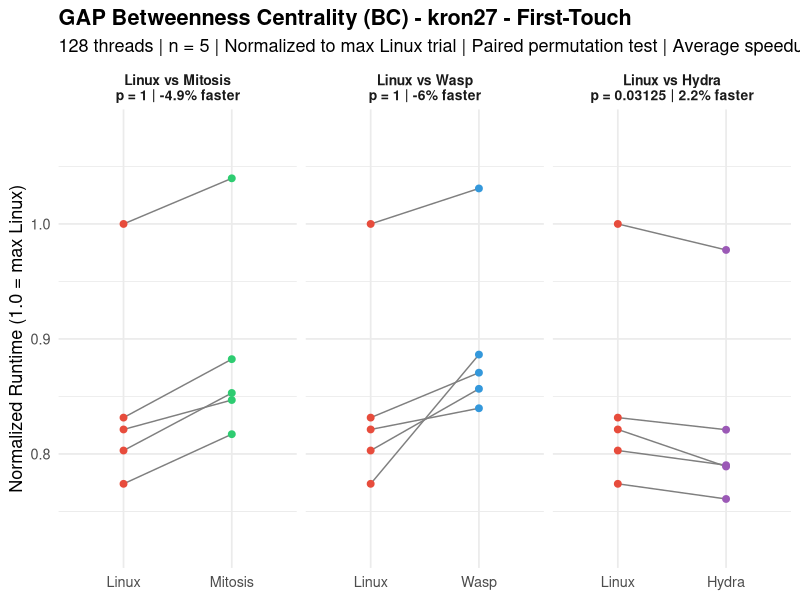
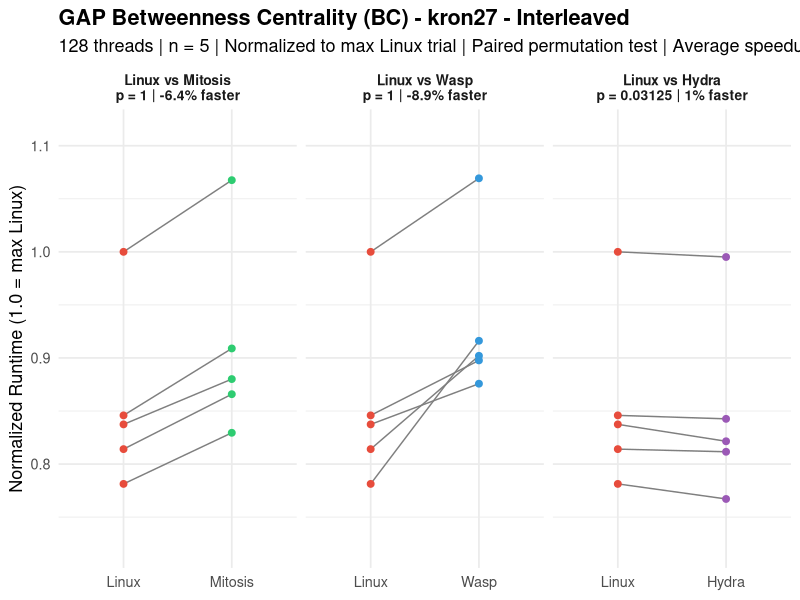
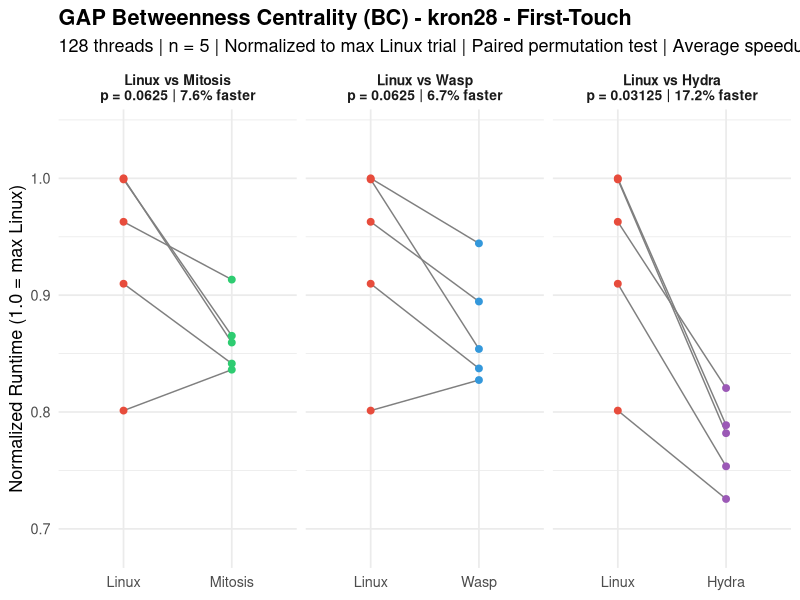
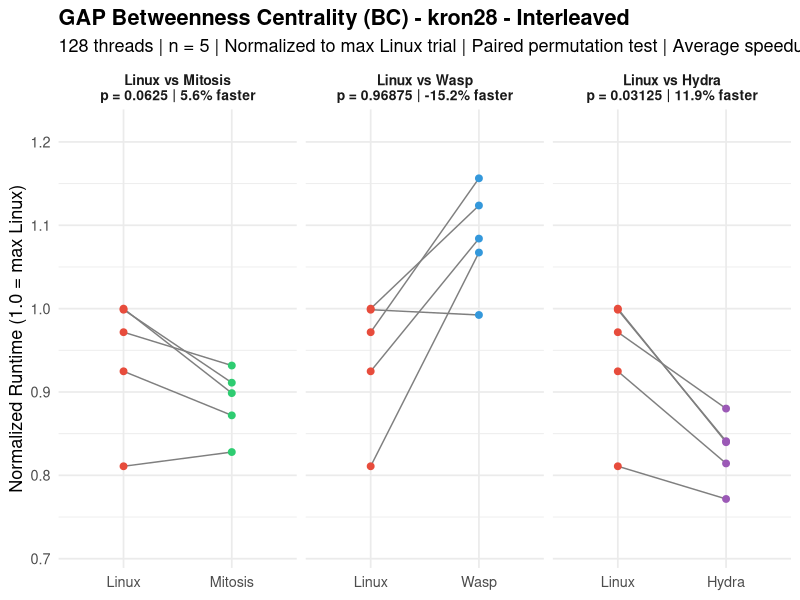
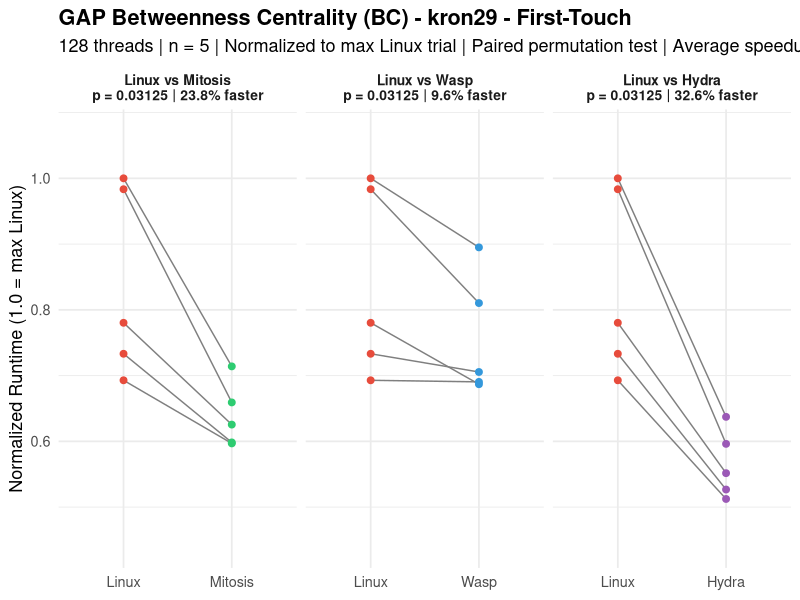
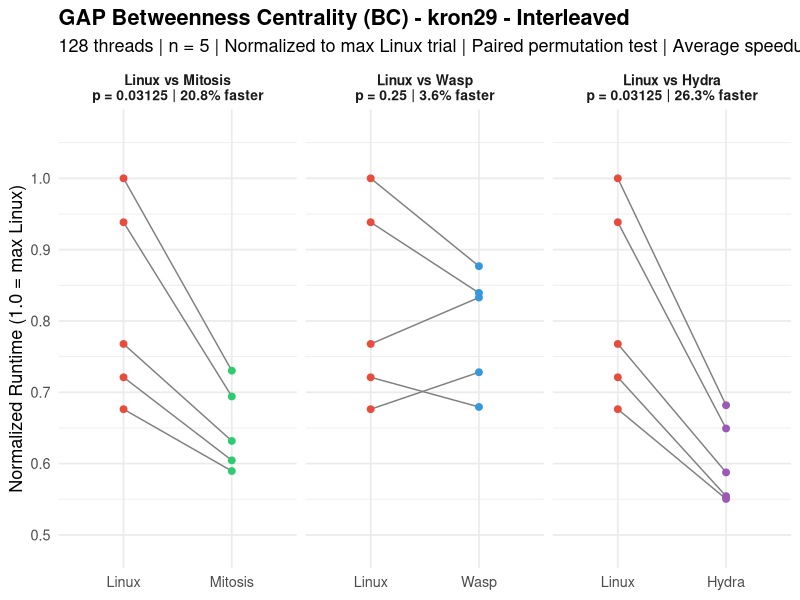
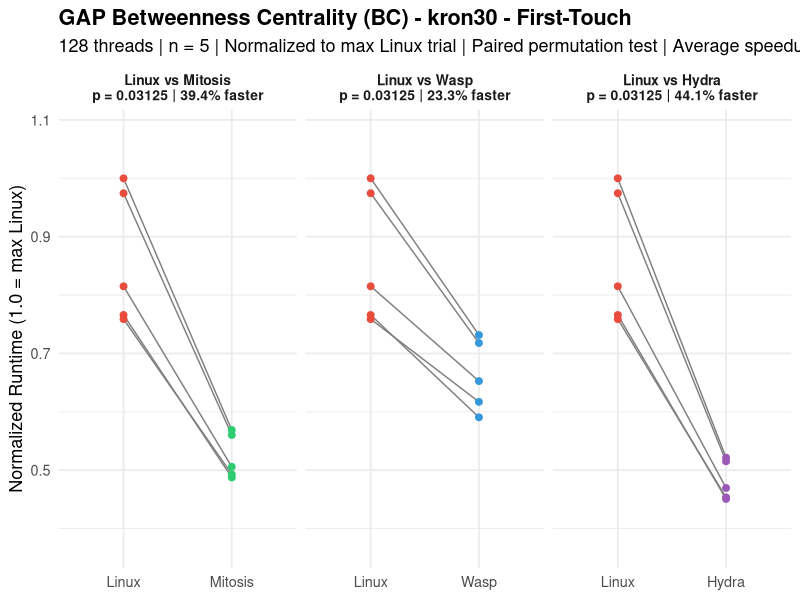
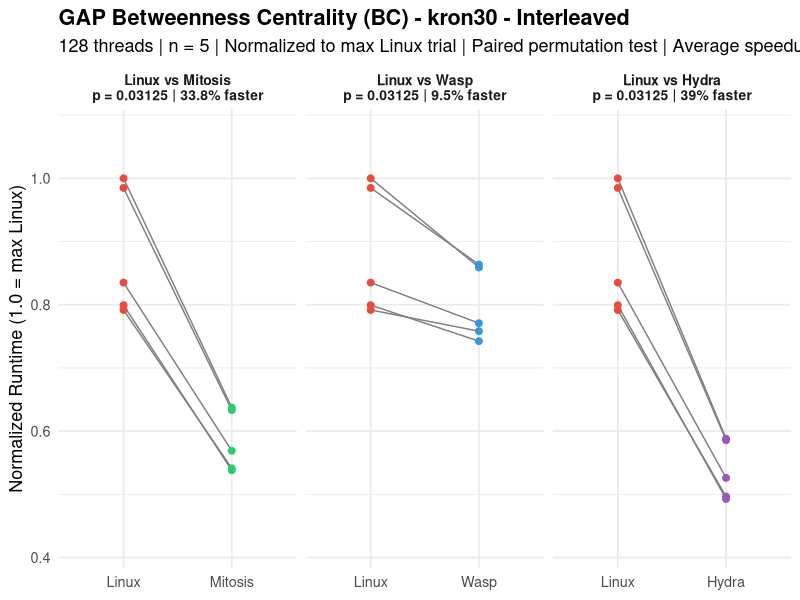

Generate these figures, in order, with R:
###############################################################################
###                              bc.R                                       ###
###############################################################################

library(ggplot2)

# =============================================================================
# RAW DATA: Trial Times (seconds) – BC (Betweenness Centrality) Benchmark
# 128 threads, n=5, repl_order_9 for Hydra
# Source: rawdata.txt
# =============================================================================

data <- list(
  # --- LINUX First-Touch (output_0.txt) ---
  linux_ft_kron27  = c(5.97398, 6.19747, 7.71791, 6.41826, 6.33879),
  linux_ft_kron28  = c(15.39043, 14.00199, 12.33121, 15.37601, 14.81761),
  linux_ft_kron29  = c(28.69552, 26.96302, 36.16430, 36.77485, 25.47991),
  linux_ft_kron30  = c(75.78223, 57.50289, 61.76406, 58.04299, 73.84547),
  linux_ft_uni27   = c(9.33695, 10.04217, 9.72351, 9.59068, 9.72131),
  linux_ft_uni28   = c(18.60065, 18.64050, 18.96078, 18.45909, 18.02135),
  linux_ft_uni29   = c(38.50926, 38.74015, 37.41126, 40.04094, 38.95602),
  linux_ft_uni30   = c(102.93214, 103.44322, 106.14459, 107.03464, 99.74429),
  linux_ft_twitter = c(2.81514, 3.14794, 3.07555, 3.12386, 2.82047),
  linux_ft_web     = c(1.25705, 1.22842, 1.23353, 1.23629, 1.22941),
  linux_ft_road    = c(1.45858, 1.23309, 1.36677, 1.33303, 1.44894),

  # --- LINUX Interleaved (output_i_0.txt) ---
  linux_il_kron27  = c(5.42857, 5.65634, 6.94807, 5.87732, 5.81836),
  linux_il_kron28  = c(13.65492, 12.64482, 11.08725, 13.67278, 13.28625),
  linux_il_kron29  = c(25.29042, 23.75009, 30.91167, 32.94052, 22.27681),
  linux_il_kron30  = c(65.54067, 51.88531, 54.72624, 52.38488, 64.54406),
  linux_il_uni27   = c(8.27282, 8.94724, 8.61123, 8.55053, 8.65330),
  linux_il_uni28   = c(15.42425, 15.39263, 15.96067, 15.57214, 15.43452),
  linux_il_uni29   = c(32.78244, 32.12601, 31.88654, 34.53057, 33.00740),
  linux_il_uni30   = c(90.73078, 91.55763, 94.21127, 94.54576, 89.99843),
  linux_il_twitter = c(2.48123, 2.69611, 2.65272, 2.73418, 2.34319),
  linux_il_web     = c(0.77987, 0.77082, 0.78550, 0.78488, 0.80396),
  linux_il_road    = c(1.44109, 1.42463, 0.90443, 1.36422, 1.43745),

  # --- MITOSIS Replicated (output_r_0.txt) ---
  mitosis_ft_kron27  = c(6.30702, 6.58363, 8.02416, 6.81061, 6.53632),
  mitosis_ft_kron28  = c(13.22758, 12.95056, 12.86997, 13.31625, 14.05633),
  mitosis_ft_kron29  = c(23.00271, 22.00657, 24.24270, 26.25786, 21.95062),
  mitosis_ft_kron30  = c(43.10726, 37.36598, 38.33031, 36.94006, 42.46407),
  mitosis_ft_uni27   = c(9.00668, 9.73980, 9.44871, 9.30484, 9.35781),
  mitosis_ft_uni28   = c(15.30903, 15.61190, 15.44956, 15.36733, 15.27531),
  mitosis_ft_uni29   = c(26.01827, 25.23133, 24.82572, 26.57673, 25.70218),
  mitosis_ft_uni30   = c(56.77064, 56.37995, 57.23975, 57.12768, 56.09052),
  mitosis_ft_twitter = c(3.05696, 3.32363, 3.32872, 3.42082, 3.12476),
  mitosis_ft_web     = c(1.51795, 1.49641, 1.48601, 1.49388, 1.49952),
  mitosis_ft_road    = c(1.83417, 1.61751, 1.62602, 1.65726, 1.78024),

  # --- MITOSIS Replicated+Interleaved (output_ri_0.txt) ---
  mitosis_il_kron27  = c(5.76329, 6.01598, 7.41737, 6.31548, 6.11498),
  mitosis_il_kron28  = c(12.45800, 11.92220, 11.32032, 12.28701, 12.73956),
  mitosis_il_kron29  = c(20.81120, 19.91400, 22.86557, 24.05624, 19.42116),
  mitosis_il_kron30  = c(41.77075, 35.47286, 37.28573, 35.26547, 41.50046),
  mitosis_il_uni27   = c(8.43156, 9.02244, 8.85049, 8.84367, 8.84622),
  mitosis_il_uni28   = c(14.56260, 14.79135, 14.84699, 14.64140, 14.56968),
  mitosis_il_uni29   = c(25.53688, 24.88835, 24.96902, 26.52521, 25.70485),
  mitosis_il_uni30   = c(58.10526, 57.72748, 58.11207, 58.22551, 57.14827),
  mitosis_il_twitter = c(2.87921, 3.04631, 2.86889, 3.13701, 2.81052),
  mitosis_il_web     = c(1.21160, 1.19789, 1.20606, 1.20081, 1.20694),
  mitosis_il_road    = c(2.48950, 2.42705, 2.28646, 2.31718, 2.42447),

  # --- WASP First-Touch (output_0.txt) ---
  wasp_ft_kron27  = c(6.84122, 6.61148, 7.95626, 6.71976, 6.48107),
  wasp_ft_kron28  = c(14.53364, 12.88642, 12.73356, 13.14261, 13.76762),
  wasp_ft_kron29  = c(25.26019, 25.94429, 29.79842, 32.91304, 25.39128),
  wasp_ft_kron30  = c(55.44244, 46.75821, 49.45851, 44.76015, 54.40444),
  wasp_ft_uni27   = c(9.48976, 9.52264, 9.26390, 9.18456, 9.29308),
  wasp_ft_uni28   = c(17.20591, 16.49255, 16.20861, 16.26265, 16.18860),
  wasp_ft_uni29   = c(28.91074, 30.39823, 30.61857, 33.38870, 31.64461),
  wasp_ft_uni30   = c(75.34704, 73.86203, 75.53602, 77.31266, 75.21711),
  wasp_ft_twitter = c(3.52843, 3.59088, 3.55771, 3.57796, 3.22749),
  wasp_ft_web     = c(1.31015, 1.32491, 1.31871, 1.28723, 1.28518),
  wasp_ft_road    = c(1.14376, 1.50902, 1.63719, 1.89096, 1.66241),

  # --- WASP Interleaved (output_i_0.txt) ---
  wasp_il_kron27  = c(6.36565, 6.26727, 7.42948, 6.23724, 6.08471),
  wasp_il_kron28  = c(13.56862, 14.82177, 14.59285, 15.36450, 15.81045),
  wasp_il_kron29  = c(27.43572, 22.38110, 27.64775, 28.88214, 23.98360),
  wasp_il_kron30  = c(56.29775, 49.68720, 50.51668, 48.65640, 56.59834),
  wasp_il_uni27   = c(9.20334, 9.16624, 8.90715, 8.75603, 9.08060),
  wasp_il_uni28   = c(16.18400, 18.51958, 18.87678, 18.33175, 18.47883),
  wasp_il_uni29   = c(31.08879, 31.30716, 29.65798, 32.73301, 32.78561),
  wasp_il_uni30   = c(75.23489, 74.82605, 75.77245, 76.93656, 73.42864),
  wasp_il_twitter = c(3.06191, 3.10202, 3.00832, 3.17469, 2.71517),
  wasp_il_web     = c(0.77966, 0.81330, 0.92544, 0.79262, 0.80159),
  wasp_il_road    = c(2.31353, 1.60145, 1.92211, 2.75771, 1.78659),

  # --- HYDRA Replicated (repl_order_9/output_r_0.txt) ---
  hydra_ft_kron27  = c(5.87231, 6.09889, 7.54342, 6.33698, 6.09020),
  hydra_ft_kron28  = c(12.13902, 11.59670, 11.16713, 12.03359, 12.62774),
  hydra_ft_kron29  = c(20.28675, 19.37202, 21.92449, 23.43511, 18.84367),
  hydra_ft_kron30  = c(39.51911, 34.36084, 35.58128, 34.15626, 39.04138),
  hydra_ft_uni27   = c(8.61968, 9.10363, 8.91461, 8.70585, 8.88335),
  hydra_ft_uni28   = c(14.00527, 14.16608, 14.11542, 14.00164, 14.01387),
  hydra_ft_uni29   = c(24.38293, 23.50275, 23.17408, 24.78045, 23.97238),
  hydra_ft_uni30   = c(54.31332, 53.22320, 54.31038, 54.21996, 53.28230),
  hydra_ft_twitter = c(2.86705, 3.13574, 3.09034, 3.28130, 2.81021),
  hydra_ft_web     = c(1.39341, 1.37109, 1.36103, 1.36768, 1.37823),
  hydra_ft_road    = c(3.22315, 3.10306, 3.15017, 2.60236, 3.16643),

  # --- HYDRA Replicated+Interleaved (repl_order_9/output_ri_0.txt) ---
  hydra_il_kron27  = c(5.32994, 5.63893, 6.91421, 5.85450, 5.70777),
  hydra_il_kron28  = c(11.49860, 11.13379, 10.55073, 11.48186, 12.03346),
  hydra_il_kron29  = c(19.35749, 18.26225, 21.38597, 22.45881, 18.13079),
  hydra_il_kron30  = c(38.53673, 32.54719, 34.47276, 32.29009, 38.38823),
  hydra_il_uni27   = c(8.04595, 8.58944, 8.39899, 8.37371, 8.45913),
  hydra_il_uni28   = c(13.83212, 13.77870, 14.15652, 13.99813, 13.90814),
  hydra_il_uni29   = c(24.44995, 23.80429, 23.67477, 25.21147, 24.38472),
  hydra_il_uni30   = c(54.68760, 54.33177, 55.22005, 55.57761, 54.59884),
  hydra_il_twitter = c(2.55011, 2.70554, 2.66283, 2.82129, 2.37357),
  hydra_il_web     = c(0.99271, 0.97582, 0.96847, 0.98728, 0.99080),
  hydra_il_road    = c(3.53091, 3.52996, 3.05566, 3.45653, 3.42196)
)

# =============================================================================
# PAIRED PERMUTATION TEST (exact, one-sided: Linux slower → diff > 0)
# =============================================================================

perm_test <- function(baseline, treatment) {
  d <- baseline - treatment
  obs <- mean(d)
  n <- length(d)
  perm_stats <- numeric(2^n)
  for (i in 0:(2^n - 1)) {
    signs <- 2 * as.integer(intToBits(i)[1:n]) - 1
    perm_stats[i + 1] <- mean(signs * abs(d))
  }
  p <- mean(perm_stats >= obs)
  return(list(obs = obs, p = p))
}

# =============================================================================
# RUN ALL TESTS
# =============================================================================

graphs <- c("kron27", "kron28", "kron29", "kron30",
            "uni27", "uni28", "uni29", "uni30",
            "twitter", "web", "road")
policies <- c("ft", "il")
policy_labels <- c(ft = "First-Touch", il = "Interleaved")
systems <- c("mitosis", "wasp", "hydra")

results <- data.frame()

pdf("bc.pdf", width = 10, height = 5)

for (graph in graphs) {
  for (pol in policies) {
    linux_key <- paste0("linux_", pol, "_", graph)
    for (sys in systems) {
      sys_key <- paste0(sys, "_", pol, "_", graph)
      res <- perm_test(data[[linux_key]], data[[sys_key]])
      results <- rbind(results, data.frame(
        Graph = graph,
        Policy = policy_labels[pol],
        Comparison = paste("Linux vs", tools::toTitleCase(sys)),
        MeanDiff = round(res$obs, 5),
        p_value = res$p,
        stringsAsFactors = FALSE
      ))
    }
  }
}

# Print results table
cat("\n====== PAIRED PERMUTATION TEST RESULTS (exact, one-sided) ======\n")
cat("BC (Betweenness Centrality)\n")
cat("128 threads | 5 trials | repl_order_9 for Hydra\n\n")
print(results, row.names = FALSE)

# Count significant results
cat("\n\nSignificant (p < 0.05):", sum(results$p_value < 0.05), "of", nrow(results), "\n")
cat("Non-significant (p >= 0.05):", sum(results$p_value >= 0.05), "of", nrow(results), "\n")

# =============================================================================
# PLOTS: One per graph per policy, with 3 facets (Mitosis, WASP, Hydra)
# =============================================================================

for (graph in graphs) {
  for (pol in policies) {
    linux_key <- paste0("linux_", pol, "_", graph)
    max_linux <- max(data[[linux_key]])
    df_list <- list()

    for (sys in systems) {
      sys_key <- paste0(sys, "_", pol, "_", graph)
      res <- perm_test(data[[linux_key]], data[[sys_key]])
      sys_label <- tools::toTitleCase(sys)
      pct <- round(res$obs / mean(data[[linux_key]]) * 100, 1)
      label <- paste0("Linux vs ", sys_label,
                      "\np = ", res$p,
                      " | ", pct, "% faster")
      df_list[[sys]] <- data.frame(
        Trial = rep(1:5, 2),
        Zeit = c(data[[linux_key]] / max_linux, data[[sys_key]] / max_linux),
        Bedingung = factor(rep(c("Linux", sys_label), each = 5),
                           levels = c("Linux", sys_label)),
        Vergleich = label
      )
    }

    df <- do.call(rbind, df_list)
    df$Vergleich <- factor(df$Vergleich, levels = unique(df$Vergleich))

    # Compute y-axis limits with padding for better spread
    y_min <- min(df$Zeit)
    y_max <- max(df$Zeit)
    y_pad <- (y_max - y_min) * 0.15

    p <- ggplot(df, aes(x = Bedingung, y = Zeit)) +
      geom_line(aes(group = Trial), color = "gray50", linewidth = 0.5) +
      geom_point(aes(color = Bedingung), size = 2) +
      scale_color_manual(values = c("Linux" = "#E74C3C",
                                    "Mitosis" = "#2ECC71",
                                    "Wasp" = "#3498DB",
                                    "Hydra" = "#9B59B6")) +
      coord_cartesian(ylim = c(y_min - y_pad, y_max + y_pad)) +
      facet_wrap(~ Vergleich, scales = "free_x") +
      labs(
        title = paste0("GAP Betweenness Centrality (BC) - ",
                       graph, " - ", policy_labels[pol]),
        subtitle = "128 threads | n = 5 | Normalized to max Linux trial | Paired permutation test | Average speedup",
        x = NULL,
        y = "Normalized Runtime (1.0 = max Linux)"
      ) +
      theme_minimal(base_size = 13) +
      theme(legend.position = "none",
            plot.title = element_text(face = "bold"),
            strip.text = element_text(face = "bold", size = 10))

    print(p)
  }
}

dev.off()
cat("Saved all plots to bc.pdf\n")
